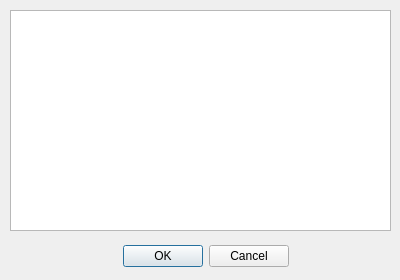
<?xml version="1.0" encoding="UTF-8"?>
<ui version="4.0">
 <class>Info</class>
 <widget class="QDialog" name="Info">
  <property name="geometry">
   <rect>
    <x>0</x>
    <y>0</y>
    <width>400</width>
    <height>280</height>
   </rect>
  </property>
  <property name="windowTitle">
   <string>Dialog</string>
  </property>
  <widget class="QDialogButtonBox" name="buttonBox">
   <property name="geometry">
    <rect>
     <x>70</x>
     <y>240</y>
     <width>271</width>
     <height>32</height>
    </rect>
   </property>
   <property name="orientation">
    <enum>Qt::Horizontal</enum>
   </property>
   <property name="standardButtons">
    <set>QDialogButtonBox::Cancel|QDialogButtonBox::Ok</set>
   </property>
   <property name="centerButtons">
    <bool>true</bool>
   </property>
  </widget>
  <widget class="QTextEdit" name="textEdit">
   <property name="geometry">
    <rect>
     <x>10</x>
     <y>10</y>
     <width>381</width>
     <height>221</height>
    </rect>
   </property>
  </widget>
 </widget>
 <resources/>
 <connections>
  <connection>
   <sender>buttonBox</sender>
   <signal>accepted()</signal>
   <receiver>Info</receiver>
   <slot>accept()</slot>
   <hints>
    <hint type="sourcelabel">
     <x>248</x>
     <y>254</y>
    </hint>
    <hint type="destinationlabel">
     <x>157</x>
     <y>274</y>
    </hint>
   </hints>
  </connection>
  <connection>
   <sender>buttonBox</sender>
   <signal>rejected()</signal>
   <receiver>Info</receiver>
   <slot>reject()</slot>
   <hints>
    <hint type="sourcelabel">
     <x>316</x>
     <y>260</y>
    </hint>
    <hint type="destinationlabel">
     <x>286</x>
     <y>274</y>
    </hint>
   </hints>
  </connection>
 </connections>
</ui>
